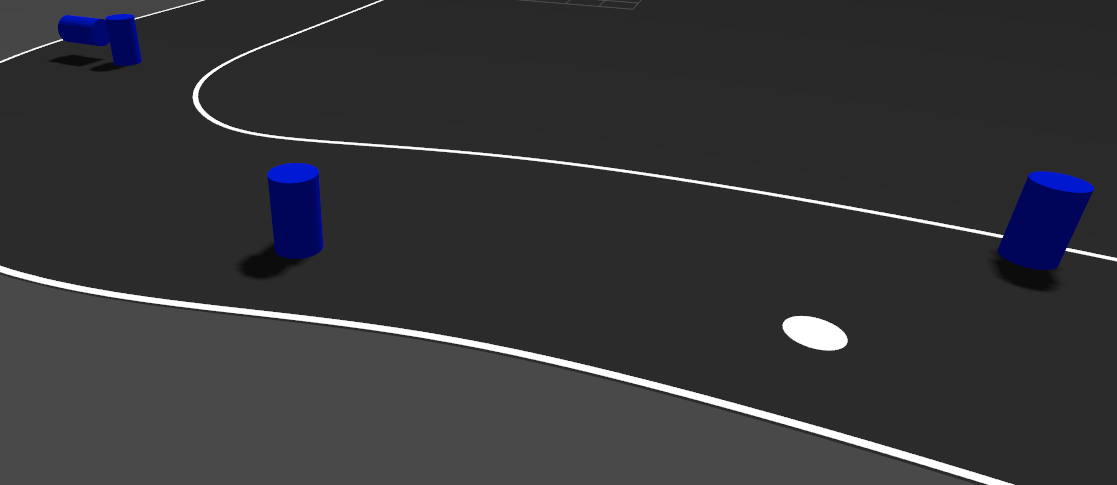
#> input picture Task3/input/8.png, 1117 x 485 px
$ python 8.py
#> lines starting #> are read from the running program, lines starting #| are printed output that depends on the picture; after the words box and inside, x2 and y2 are one past the last pixel; in counts of white or black regions, pixels touching at a corner belong together
import os
import cv2
import numpy as np

BASE = os.path.dirname(os.path.abspath(__file__))
INPUT = os.path.join(BASE, "input", "8.png")
OUTPUT = os.path.join(BASE, "output", "8.png")

os.makedirs(os.path.dirname(OUTPUT), exist_ok=True)

img = cv2.imread(INPUT)
#> img is the input picture: shape (485, 1117, 3); mean B, G, R 55.3, 52.8, 52.6

if img is None:
    print("Could not load 8.png")
    exit()

hsv = cv2.cvtColor(img, cv2.COLOR_BGR2HSV)
#> hsv: shape (485, 1117, 3); mean H, S, V 3, 6.4, 55.3

# =========================================================
# POTHOLES: WHITE CIRCULAR BLOBS
# =========================================================

white = cv2.inRange(
    hsv,
    np.array([0, 0, 180]),
    np.array([180, 80, 255])
)
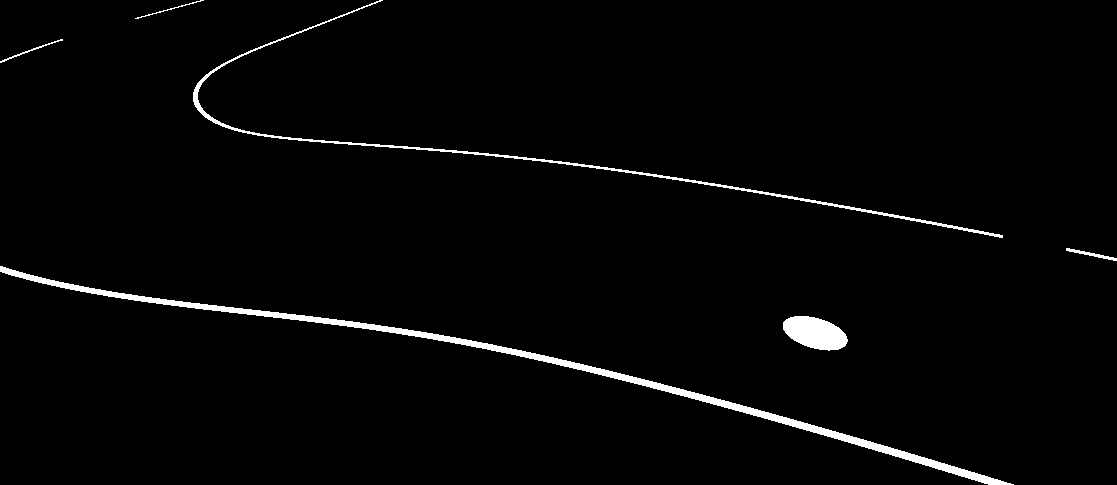
#> white: shape (485, 1117); 2.1% white; 6 white regions

contours, _ = cv2.findContours(
    white,
    cv2.RETR_EXTERNAL,
    cv2.CHAIN_APPROX_SIMPLE
)
#> contours = 6 contours; box (x1, y1, x2, y2) and area: (0, 266, 1014, 485) 5496, (193, 0, 1003, 238) 1706, (783, 316, 848, 351) 1528, (1066, 248, 1117, 261) 111, (0, 39, 63, 63) 56, (135, 0, 204, 19) 24

potholes = []

for c in contours:

    area = cv2.contourArea(c)

    if 100 < area < 35000:

        perimeter = cv2.arcLength(c, True)

        if perimeter == 0:
            continue

        circularity = (
            4 * np.pi * area /
            (perimeter * perimeter)
        )

        x, y, w, hh = cv2.boundingRect(c)

        if (
            circularity > 0.15
            and w > 10
            and hh > 5
            and w / hh < 6
            and hh / w < 6
        ):
            potholes.append((x, y, w, hh))
#> this loop made 6 passes
#> (area, perimeter, circularity, x, y, w, hh) on passes 1, 2, 3, 5: (1527.5, 165, 0.705, 783, 316, 65, 35), (5495.5, 2209.5, 0.0141, 0, 266, 1014, 219), (111, 112.3, 0.111, 1066, 248, 51, 13), (1705.5, 2206, 0.0044, 193, 0, 810, 238)
#> after the loop, potholes = [(783, 316, 65, 35)]

potholes = sorted(potholes, key=lambda box: box[0])


# =========================================================
# OBSTACLES: BLUE CYLINDERS DETECTION
# =========================================================

blue = cv2.inRange(
    hsv,
    np.array([100, 150, 50]),
    np.array([140, 255, 255])
)
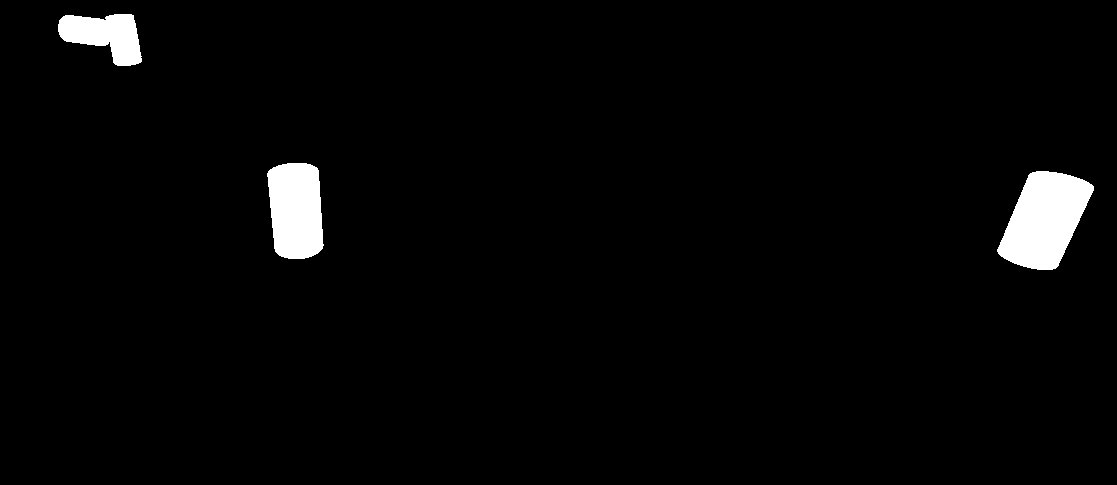
#> blue: shape (485, 1117); 2.5% white; 3 white regions

contours, _ = cv2.findContours(
    blue,
    cv2.RETR_EXTERNAL,
    cv2.CHAIN_APPROX_SIMPLE
)
#> contours = 3 contours; box (x1, y1, x2, y2) and area: (997, 171, 1094, 270) 6090, (267, 163, 324, 259) 4492, (58, 14, 142, 66) 2646

obstacles = []

for c in contours:

    area = cv2.contourArea(c)

    if 30 < area < 200000:

        x, y, w, hh = cv2.boundingRect(c)

        if w > 5 and hh > 5:
            obstacles.append((x, y, w, hh))
#> this loop made 3 passes
#> (area, x, y, w, hh) on passes 1 to 3: (6090, 997, 171, 97, 99), (4492, 267, 163, 57, 96), (2646, 58, 14, 84, 52)
#> after the loop, obstacles = [(997, 171, 97, 99), (267, 163, 57, 96), (58, 14, 84, 52)]

obstacles = sorted(obstacles, key=lambda box: box[0])
#> obstacles = [(58, 14, 84, 52), (267, 163, 57, 96), (997, 171, 97, 99)]


# =========================================================
# DRAW POTHOLES
# =========================================================

for i, (x, y, w, hh) in enumerate(potholes, 1):

    cv2.rectangle(
        img,
        (x, y),
        (x + w, y + hh),
        (255, 0, 255),
        3
    )

    text_x = max(10, x - 20)
    text_y = y - 10 if y > 25 else y + hh + 25

    cv2.putText(
        img,
        f"Pothole {i} ({x},{y})",
        (text_x, text_y),
        cv2.FONT_HERSHEY_SIMPLEX,
        0.6,
        (255, 0, 255),
        2
    )
#> this loop made 1 pass
#> (i, x, y, w, hh, text_x, text_y) on pass 1: (1, 783, 316, 65, 35, 763, 306)
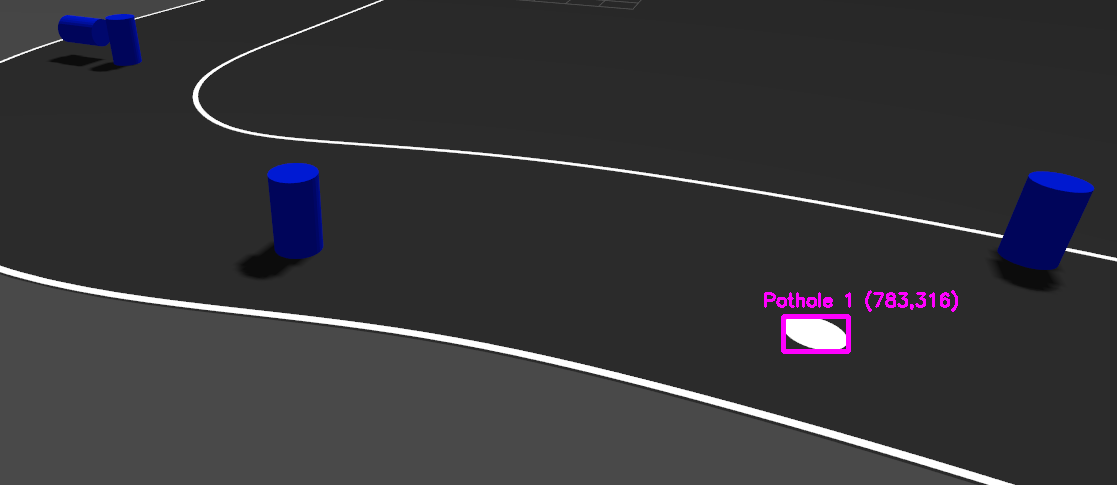
#> img: shape (485, 1117, 3); 0.42% of pixels changed, all inside (x1, y1, x2, y2) = (764, 290, 958, 354)


# =========================================================
# DRAW OBSTACLES (OBSTACLE 2 TEXT MOVED TO THE RIGHT)
# =========================================================

for i, (x, y, w, hh) in enumerate(obstacles, 1):

    cv2.rectangle(
        img,
        (x, y),
        (x + w, y + hh),
        (0, 255, 255),
        3
    )

    if i == 1:
        text_x = x - 40
        text_y = y + hh + 30
    elif i == 2:
        # Moved Obstacle 2 text to the right side of the cylinder into open space
        text_x = x + w + 15
        text_y = y + (hh // 2) + 5
    elif i == 3:
        text_x = x - 70
        text_y = y - 15
    else:
        text_x = x - 70
        text_y = y - 15

    cv2.putText(
        img,
        f"Obstacle {i} ({x},{y})",
        (text_x, text_y),
        cv2.FONT_HERSHEY_SIMPLEX,
        0.6,
        (0, 255, 255),
        2
    )
#> this loop made 3 passes
#> (x, y, w, hh, text_x, text_y) on passes 1 to 3: (58, 14, 84, 52, 18, 96), (267, 163, 57, 96, 339, 216), (997, 171, 97, 99, 927, 156)
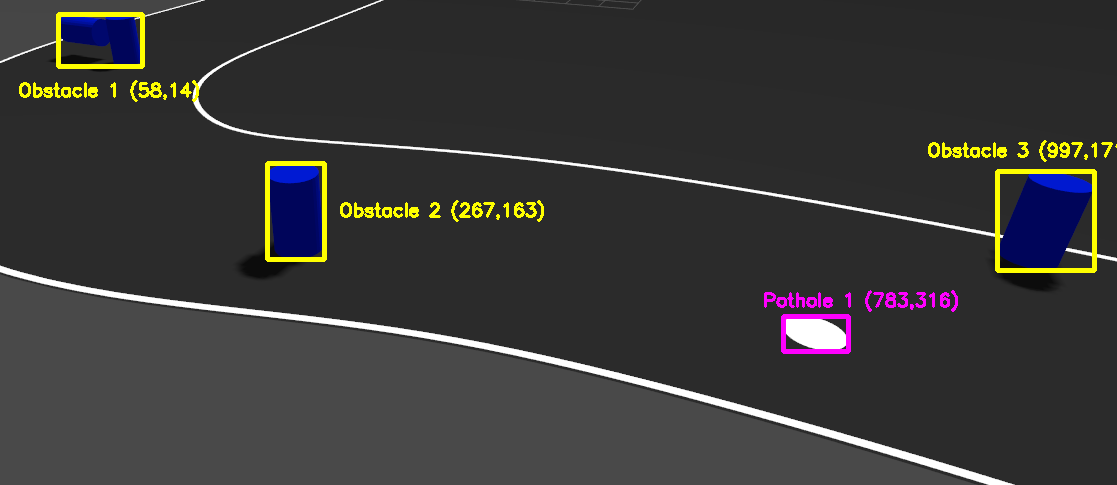
#> img: shape (485, 1117, 3); 1.61% of pixels changed, all inside (x1, y1, x2, y2) = (19, 12, 1117, 273)


# =========================================================
# TOTAL COUNTS (BOTTOM RIGHT)
# =========================================================

img_height, img_width = img.shape[:2]

right_x = img_width - 250
start_y = img_height - 60

cv2.putText(
    img,
    f"Potholes: {len(potholes)}",
    (right_x, start_y),
    cv2.FONT_HERSHEY_SIMPLEX,
    0.8,
    (255, 0, 255),
    2
)

cv2.putText(
    img,
    f"Obstacles: {len(obstacles)}",
    (right_x, start_y + 35),
    cv2.FONT_HERSHEY_SIMPLEX,
    0.8,
    (0, 255, 255),
    2
)
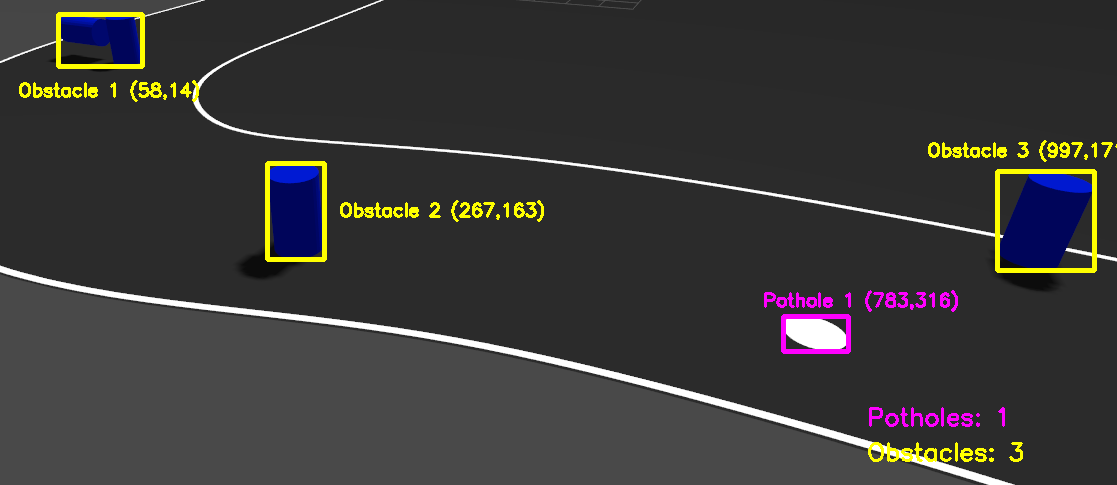
#> img: shape (485, 1117, 3); mean B, G, R 55.5, 56.2, 57.5


# =========================================================
# SAVE + DISPLAY
# =========================================================

cv2.imwrite(OUTPUT, img)

print("Potholes:", len(potholes))
#| Potholes: 1
print("Obstacles:", len(obstacles))
#| Obstacles: 3
print("Saved:", OUTPUT)

$ run again, with Task3/input/1.png copied over Task3/input/8.png
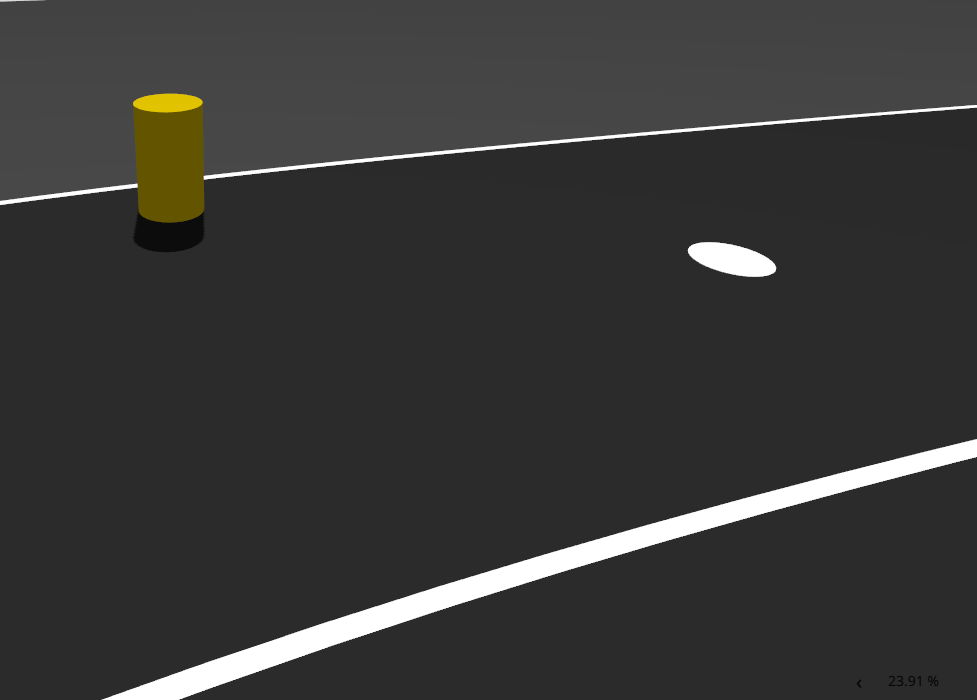
#> input picture Task3/input/1.png, 977 x 700 px
#> img is the input picture: shape (700, 977, 3); mean B, G, R 55.1, 56.3, 56.5
#> hsv: shape (700, 977, 3); mean H, S, V 0.3, 3.2, 56.5
#> `white = cv2.inRange( hsv, np.array([0, 0, 180]), np.array([180, 80, 25..`:
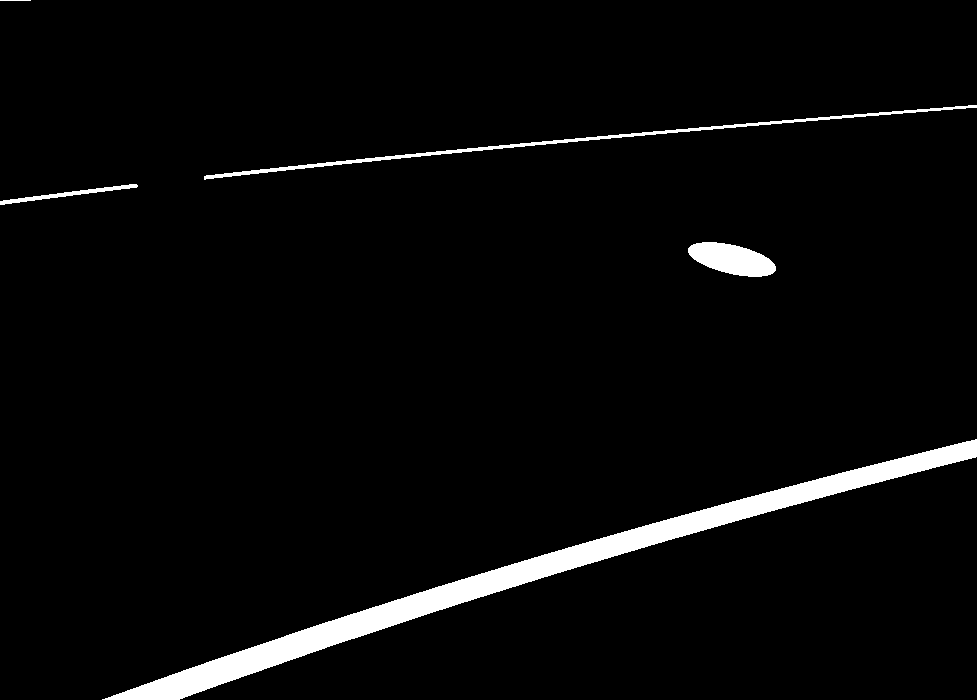
#> white: shape (700, 977); 3.6% white; 5 white regions
#> `contours, _ = cv2.findContours( white, cv2.RETR_EXTERNAL, cv2.CHAIN_AP..`: contours = 5 contours, 1 with area under 20; largest, box (x1, y1, x2, y2) and area: (102, 439, 977, 700) 18330, (688, 242, 776, 277) 1964, (204, 105, 977, 180) 1798, (0, 184, 138, 205) 431
#> the loop `for c in contours: ` made 5 passes
#> (area, perimeter, circularity, x, y, w, hh) on passes 1 to 4: (18330.5, 1973.3, 0.0592, 102, 439, 875, 261), (1964, 208, 0.57, 688, 242, 88, 35), (431, 292.9, 0.0631, 0, 184, 138, 21), (1797.5, 1608.2, 0.00873, 204, 105, 773, 75)
#> after the loop `for c in contours:`: potholes = [(688, 242, 88, 35)]
#> blue: shape (700, 977); every value is 0
#> `contours, _ = cv2.findContours( blue, cv2.RETR_EXTERNAL, cv2.CHAIN_APP..`: contours = []
#> the loop `for i, (x, y, w, hh) in enumerate(potholes, 1): ` made 1 pass
#> (i, x, y, w, hh, text_x, text_y) on pass 1: (1, 688, 242, 88, 35, 668, 232)
#> `cv2.putText( img, f"Obstacles: {len(obstacles)}", (right_x, start_y + ..`:
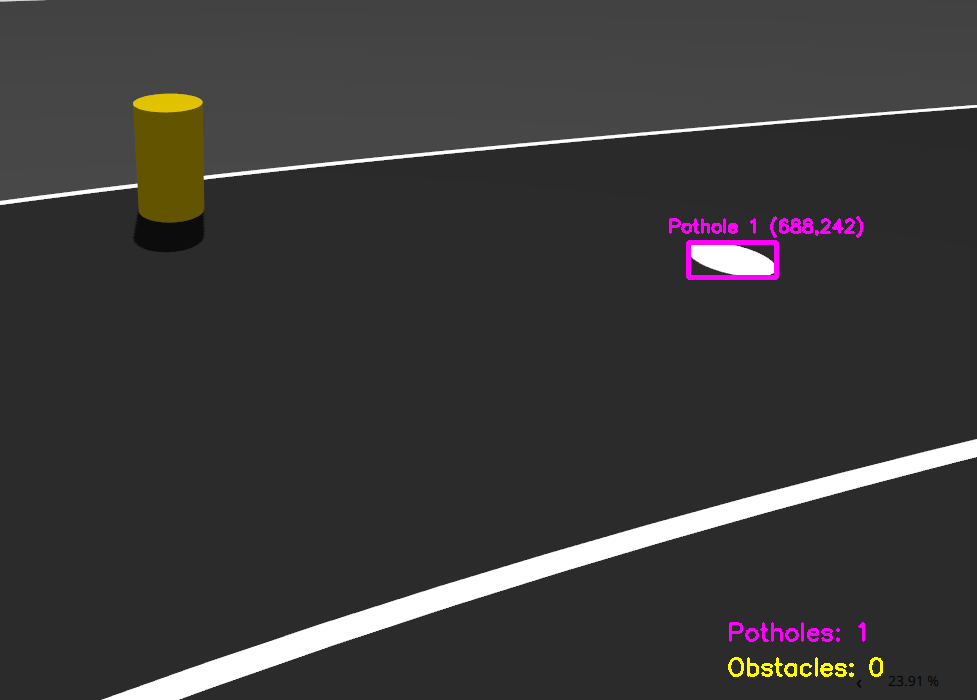
#> img: shape (700, 977, 3); mean B, G, R 56.1, 56.4, 57.9
#| Potholes: 1
#| Obstacles: 0
